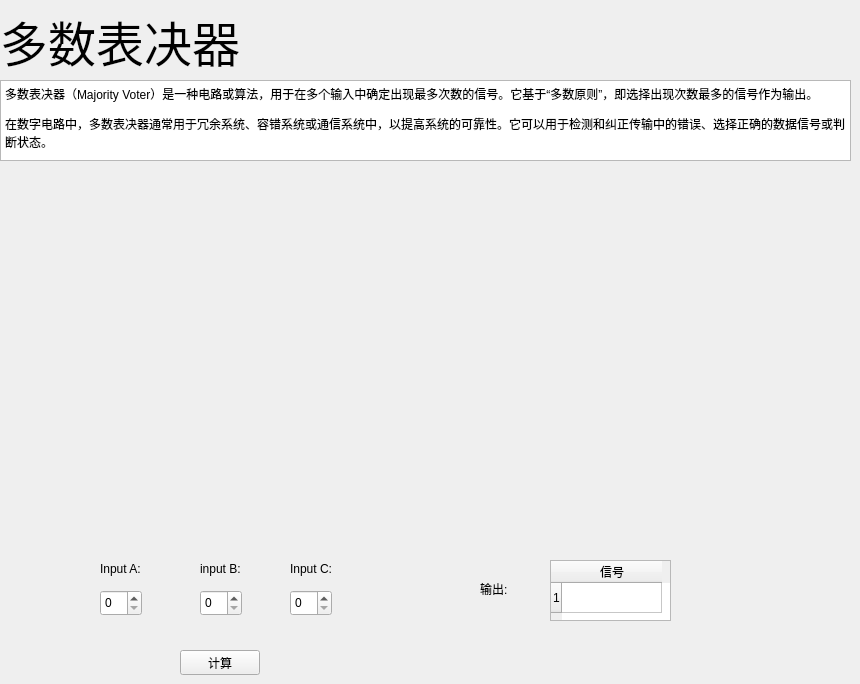
        <widget class="QWidget" name="page_3">
         <widget class="QLabel" name="label_3">
          <property name="geometry">
           <rect>
            <x>0</x>
            <y>0</y>
            <width>241</width>
            <height>81</height>
           </rect>
          </property>
          <property name="font">
           <font>
            <pointsize>36</pointsize>
           </font>
          </property>
          <property name="text">
           <string>多数表决器</string>
          </property>
         </widget>
         <widget class="QTextBrowser" name="textBrowser_3">
          <property name="geometry">
           <rect>
            <x>0</x>
            <y>80</y>
            <width>851</width>
            <height>81</height>
           </rect>
          </property>
          <property name="html">
           <string>&lt;!DOCTYPE HTML PUBLIC &quot;-//W3C//DTD HTML 4.0//EN&quot; &quot;http://www.w3.org/TR/REC-html40/strict.dtd&quot;&gt;
&lt;html&gt;&lt;head&gt;&lt;meta name=&quot;qrichtext&quot; content=&quot;1&quot; /&gt;&lt;style type=&quot;text/css&quot;&gt;
p, li { white-space: pre-wrap; }
&lt;/style&gt;&lt;/head&gt;&lt;body style=&quot; font-family:'Sans Serif'; font-size:9pt; font-weight:400; font-style:normal;&quot;&gt;
&lt;p style=&quot; margin-top:12px; margin-bottom:12px; margin-left:0px; margin-right:0px; -qt-block-indent:0; text-indent:0px;&quot;&gt;多数表决器（Majority Voter）是一种电路或算法，用于在多个输入中确定出现最多次数的信号。它基于“多数原则”，即选择出现次数最多的信号作为输出。&lt;/p&gt;
&lt;p style=&quot; margin-top:12px; margin-bottom:12px; margin-left:0px; margin-right:0px; -qt-block-indent:0; text-indent:0px;&quot;&gt;在数字电路中，多数表决器通常用于冗余系统、容错系统或通信系统中，以提高系统的可靠性。它可以用于检测和纠正传输中的错误、选择正确的数据信号或判断状态。&lt;/p&gt;&lt;/body&gt;&lt;/html&gt;</string>
          </property>
         </widget>
         <widget class="QLabel" name="label_30">
          <property name="geometry">
           <rect>
            <x>100</x>
            <y>560</y>
            <width>54</width>
            <height>17</height>
           </rect>
          </property>
          <property name="text">
           <string>Input A:</string>
          </property>
         </widget>
         <widget class="QLabel" name="label_31">
          <property name="geometry">
           <rect>
            <x>200</x>
            <y>560</y>
            <width>54</width>
            <height>17</height>
           </rect>
          </property>
          <property name="text">
           <string>input B:</string>
          </property>
         </widget>
         <widget class="QSpinBox" name="spinBox_7">
          <property name="geometry">
           <rect>
            <x>100</x>
            <y>590</y>
            <width>42</width>
            <height>26</height>
           </rect>
          </property>
         </widget>
         <widget class="QLabel" name="label_32">
          <property name="geometry">
           <rect>
            <x>480</x>
            <y>580</y>
            <width>54</width>
            <height>17</height>
           </rect>
          </property>
          <property name="text">
           <string>输出:</string>
          </property>
         </widget>
         <widget class="QTableWidget" name="table_full_add_4">
          <property name="geometry">
           <rect>
            <x>550</x>
            <y>560</y>
            <width>121</width>
            <height>61</height>
           </rect>
          </property>
          <property name="rowCount">
           <number>1</number>
          </property>
          <property name="columnCount">
           <number>1</number>
          </property>
          <row/>
          <column>
           <property name="text">
            <string>信号</string>
           </property>
          </column>
         </widget>
         <widget class="QPushButton" name="pushButton_4">
          <property name="geometry">
           <rect>
            <x>180</x>
            <y>650</y>
            <width>80</width>
            <height>25</height>
           </rect>
          </property>
          <property name="text">
           <string>计算</string>
          </property>
         </widget>
         <widget class="QSpinBox" name="spinBox_8">
          <property name="geometry">
           <rect>
            <x>200</x>
            <y>590</y>
            <width>42</width>
            <height>26</height>
           </rect>
          </property>
         </widget>
         <widget class="QLabel" name="label_88">
          <property name="geometry">
           <rect>
            <x>290</x>
            <y>560</y>
            <width>54</width>
            <height>17</height>
           </rect>
          </property>
          <property name="text">
           <string>Input C:</string>
          </property>
         </widget>
         <widget class="QSpinBox" name="spinBox_39">
          <property name="geometry">
           <rect>
            <x>290</x>
            <y>590</y>
            <width>42</width>
            <height>26</height>
           </rect>
          </property>
         </widget>
         <widget class="QLabel" name="label_17">
          <property name="geometry">
           <rect>
            <x>210</x>
            <y>240</y>
            <width>401</width>
            <height>231</height>
           </rect>
          </property>
          <property name="text">
           <string/>
          </property>
          <property name="pixmap">
           <pixmap resource="imgs/here.qrc">:/imgs/3-variable majority arbiter</pixmap>
          </property>
         </widget>
        </widget>
